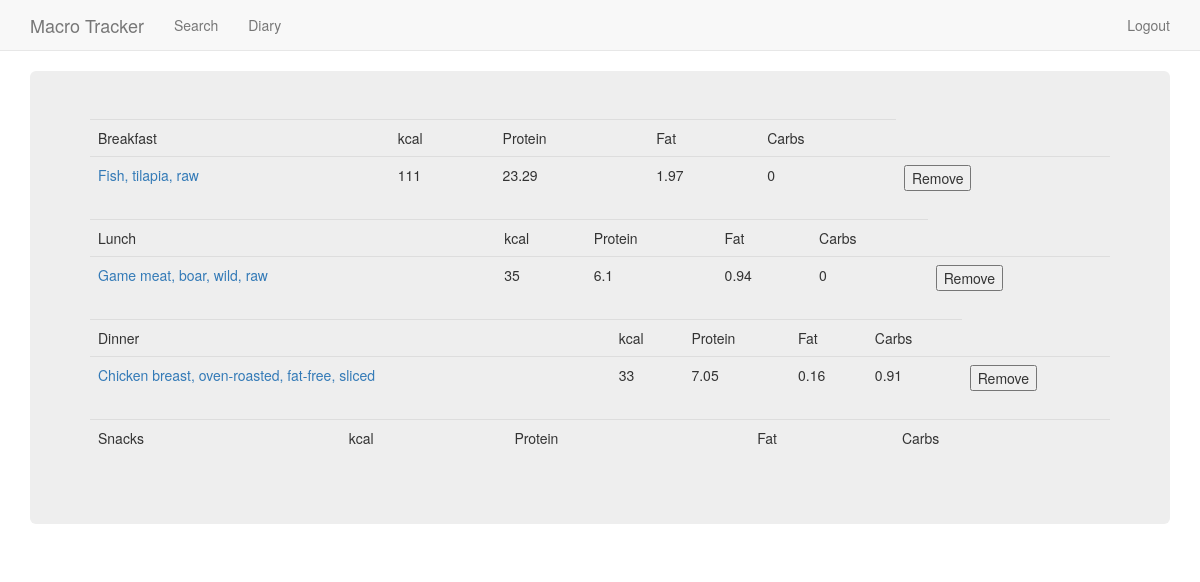
Page /diary (signed in) on the committed database.
### app/models.py (models this page shows, shortened)
class Food(db.Model):
    id = db.Column(db.Integer, primary_key=True)
    food_name = db.Column(db.String(140))
    kcal = db.Column(db.Integer())
    protein = db.Column(db.Integer())
    fat = db.Column(db.Integer())
    carbs = db.Column(db.Integer())
    meal = db.Column(db.Integer())
    ndbno = db.Column(db.String(64))
    user_id = db.Column(db.Integer, db.ForeignKey('user.id'))

### app/routes.py (the view, shortened to what this page needs)
@app.route('/diary', methods=['GET', 'POST'])
def diary():
    form = RemoveFood()
    foods = Food.query.filter_by(user_id=current_user.get_id())
    return render_template('diary.html', foods=foods, form=form)

### app/forms.py
class RemoveFood(FlaskForm):
    remove = SubmitField('Remove')
    entry_id = HiddenField('')

### app/models.py (called while the page is built)
@login.user_loader
def load_user(id):
    return User.query.get(int(id))

### app/templates/diary.html (shortened to what this page needs)
{% extends 'base.html' %}
{% block content %}
<div class="container">
    <div class="jumbotron">
        <table class="table">
            <tr>
                <td>Breakfast</td>
                <td>kcal</td>
                <td>Protein</td>
                <td>Fat</td>
                <td>Carbs</td>
            </tr>
            {% for food in foods %}
            {% if food.meal == "Breakfast" %}
            <tr>
                <td><a href="{{ url_for('get_nutrition', ndbno=food.ndbno) }}">{{ food.food_name }}</a></td>
                <td>{{ food.kcal }}</td>
                <td>{{ food.protein }}</td>
                <td>{{ food.fat }}</td>
                <td>{{ food.carbs }}</td>
                <td>
                    <form method='post'>
                        {{ form.remove() }}
                    </form>
                </td>
            </tr>
            {% endif %}
            {% endfor %}
        </table>
        <table class="table">
            <tr>
                <td>Lunch</td>
                <td>kcal</td>
                <td>Protein</td>
                <td>Fat</td>
                <td>Carbs</td>
            </tr>
            {% for food in foods %}
            {% if food.meal == "Lunch" %}
            <tr>
                <td><a href="{{ url_for('get_nutrition', ndbno=food.ndbno) }}">{{ food.food_name }}</a></td>
                <td>{{ food.kcal }}</td>
                <td>{{ food.protein }}</td>
                <td>{{ food.fat }}</td>
                <td>{{ food.carbs }}</td>
                <td>
                    <form method='post'>
                        {{ form.remove() }}
                    </form>
                </td>
            </tr>
            {% endif %}
            {% endfor %}
        </table>
        <table class="table">
            <tr>
                <td>Dinner</td>
                <td>kcal</td>
                <td>Protein</td>
                <td>Fat</td>
                <td>Carbs</td>
            </tr>
            {% for food in foods %}
            {% if food.meal == "Dinner" %}
            <tr>
                <td><a href="{{ url_for('get_nutrition', ndbno=food.ndbno) }}">{{ food.food_name }}</a></td>
                <td>{{ food.kcal }}</td>
                <td>{{ food.protein }}</td>
                <td>{{ food.fat }}</td>
                <td>{{ food.carbs }}</td>
                <td>
                    <form method='post'>
                        {{ form.remove() }}
                    </form>
                </td>
            </tr>
            {% endif %}
            {% endfor %}
        </table>
        <table class="table">
            <tr>
                <td>Snacks</td>
                <td>kcal</td>
                <td>Protein</td>
                <td>Fat</td>
                <td>Carbs</td>
            </tr>
        </table>
    </div>
</div>
{% endblock %}

### app/templates/base.html (shortened to what this page needs)
{% extends 'bootstrap/base.html' %}
{% block navbar %}
<nav class="navbar navbar-default navbar-static-top">
  <div class="container">
    <div class="navbar-header">
      <a class="navbar-brand" href="/">Macro Tracker</a>
    </div>
    <div id="navbar" class="navbar-collapse collapse">
      <ul class="nav navbar-nav">
        <li><a href="/search">Search</a></li>
      </ul>
      <ul class="nav navbar-nav">
        <li><a href="/diary">Diary</a></li>
      </ul>
      <ul class="nav navbar-nav navbar-right">
        {% if current_user.is_anonymous %}
        <li><a href="{{ url_for('login') }}">Login</a></li>
        {% else %}
        <li><a href="{{ url_for('logout') }}">Logout</a></li>
        {% endif %}
      </ul>
    </div>
  </div>
</nav>
{% endblock %}

### rows in the picture
Food: food_name "Fish, tilapia, raw", kcal "111", protein "23.29", fat "1.97", carbs "0"
Food: food_name "Game meat, boar, wild, raw", kcal "35", protein "6.1", fat "0.94", carbs "0"
Food: food_name "Chicken breast, oven-roasted, fat-free, sliced", kcal "33", protein "7.05", fat "0.16", carbs "0.91"
